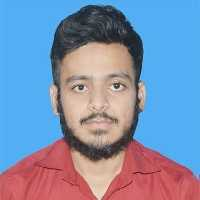
#> input picture Python/PYTHON100/Stuff/TestPhoto.jpg, 200 x 200 px, found by its file name
$ python GuassianBlurAndCanny.py
#> lines starting #> are read from the running program, lines starting #| are printed output that depends on the picture
import cv2 as cv

img = cv.imread('TestPhoto.jpg')
#> img is the input picture: shape (200, 200, 3); mean B, G, R 174.5, 143.1, 125.8

blur = cv.GaussianBlur(img, (5,5), 0)

cv.imshow("Blur", blur)

edges = cv.Canny(img, 100, 200)
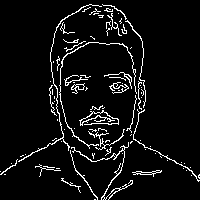
#> edges: shape (200, 200); 6.2% white in thin lines or dots

cv.imshow("Edges", edges)
